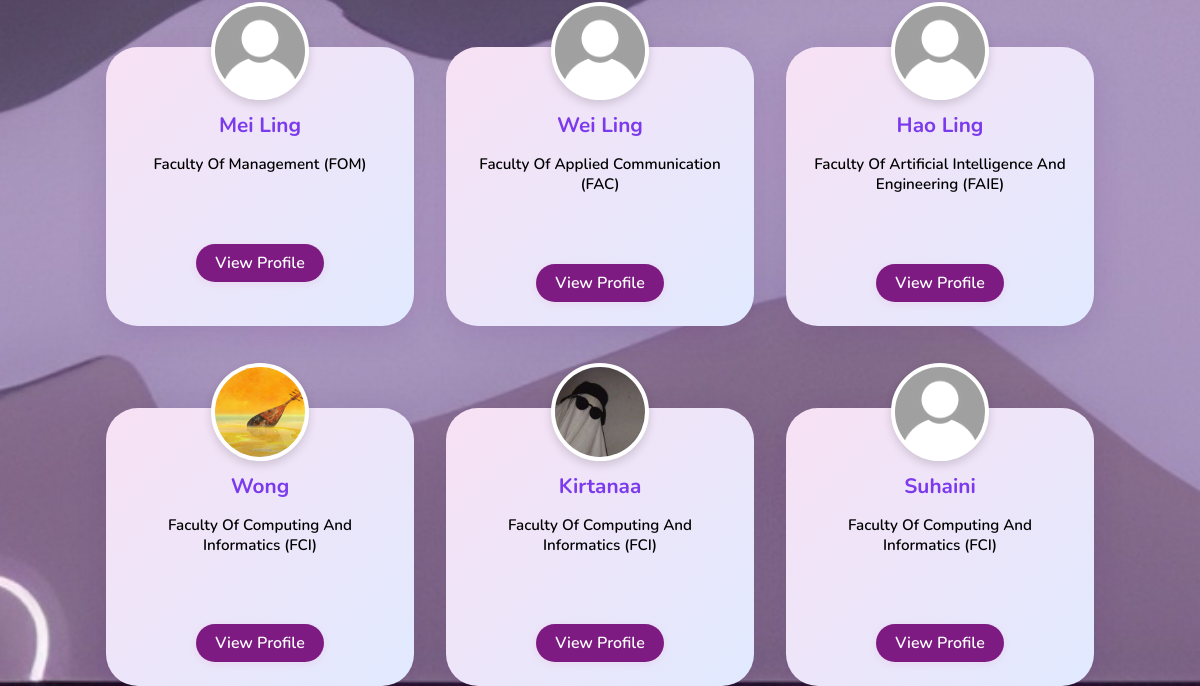
/search_users (lower part), run on an earlier commit of the app's database.
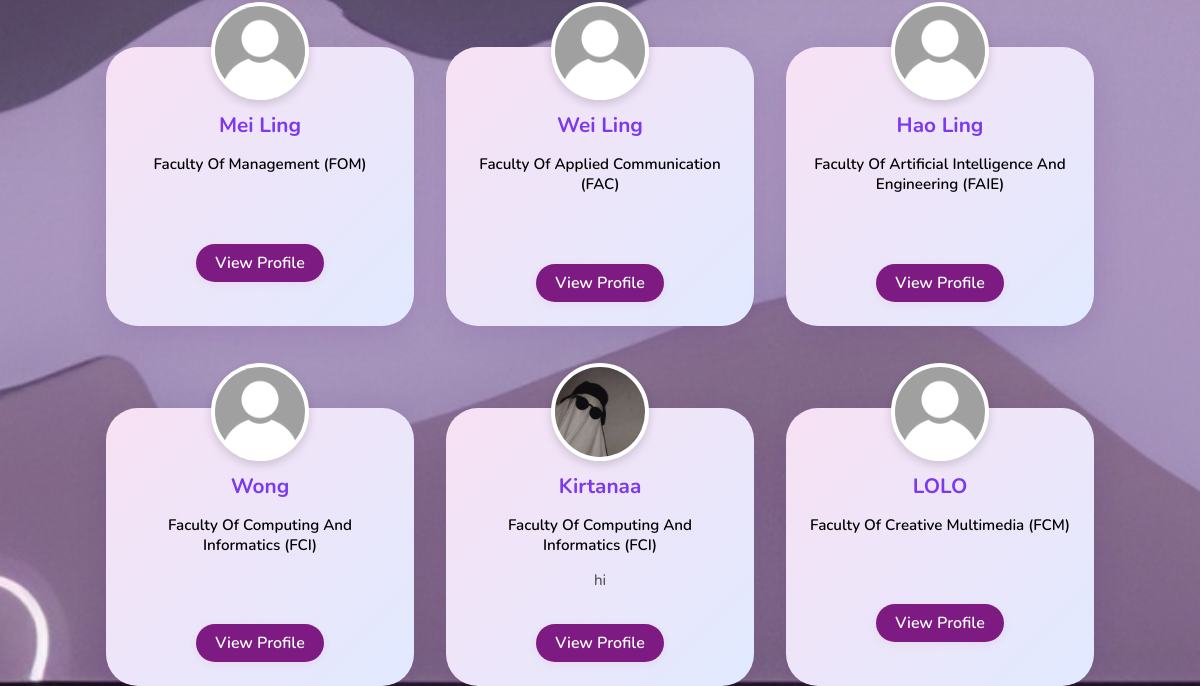
And on a later commit of the database.
### app.py (models this page shows)
class User(db.Model):
    id = db.Column(db.Integer, primary_key=True)
    username = db.Column(db.String(100), unique=True, nullable=False)
    password = db.Column(db.String(300), nullable=False)
    faculty = db.Column(db.String(100), nullable=False)
    student_id = db.Column(db.String(100), unique=True, nullable=False)
    user_email = db.Column(db.String(100), unique=True, nullable=False)
    mmu_email = db.Column(db.String(100), unique=True, nullable=True)
    bio = db.Column(db.Text, nullable=True)
    avatar = db.Column(db.String(300), nullable=True)
    background = db.Column(db.String(300), nullable=True)
    preferred_subjects = db.Column(db.String(100), nullable=True)
    verified = db.Column(db.Boolean, default=False)
    status = db.Column(db.String(20), default='active')
    created_at = db.Column(db.DateTime, default=datetime.utcnow)
    admin = db.Column(db.Boolean, default=False)
    mmu_email_updated_at = db.Column(db.DateTime, nullable=True)

### app.py (the view)
@app.route("/search_users")
def search_users():
    faculty = request.args.get("faculty", "").strip()
    subject = request.args.get("subject", "").strip()
    query = User.query
    if faculty:
        query = query.filter(User.faculty.ilike(faculty))
    if subject:
        query = query.filter(User.preferred_subjects.ilike(f"%{subject}%"))
    users = query.all()
    return render_template(
        "search.html",
        users=users,
        faculty=faculty,
        subject=subject
    )

### templates/search.html (shortened to what this page needs)
<!DOCTYPE html>
<html>
<head>
    <link rel="stylesheet" href="{{ url_for('static', filename='Style.css') }}">
</head>
<body>
    {% if users %}
        <div class="profile-card-container">
          {% for user in users %}
            <div class="profile-card">
              <img src="{{ url_for('static', filename=user.avatar or 'img/default_avatar.jpg') }}" alt="Avatar" class="search-avatar">
              <h3>{{ user.username }}</h3>
              <p class="faculty">{{ user.faculty }}</p>
              <p class="bio">{{ user.bio or '' }}</p>
              <a href="{{ url_for('display_profile', user_id=user.id) }}" class="view-profile-btn">View Profile</a>
            </div>
          {% else %}
            <p>No users found.</p>
          {% endfor %}
        </div>
    {% else %}
        <p class="no-results">No users found for your search.</p>
    {% endif %}
</body>
</html>

### static/Style.css (style rules this page uses)
body { font-family: 'Nunito', sans-serif; color: #ffffff; background: #f4f6f8; background-image: url("img/home background.jpg"); background-size: cover; background-repeat: no-repeat; background-position: center center; min-height: 100vh; margin: 0; padding: 0; }
html, body, * { cursor: url("img/cursor.png") 0 0, auto !important; }
a, button, input, select, textarea { cursor: url("img/cursor.png") 0 0, auto !important; }
body { margin: 0; font-family: 'Nunito', sans-serif; }
.profile-card-container { display: flex; flex-wrap: wrap; gap: 2rem; justify-content: center; margin-top: 2rem; }
.profile-card { background: linear-gradient(135deg, #f8e1f4 0%, #e1eaff 100%); border-radius: 2rem; box-shadow: 0 8px 32px rgba(80, 0, 120, 0.12); padding: 3.5rem 1.5rem 1.5rem 1.5rem; width: 260px; text-align: center; transition: transform 0.18s, box-shadow 0.18s; position: relative; margin-top: 50px; }
.search-avatar { position: absolute; top: -45px; left: 50%; transform: translateX(-50%); width: 90px; height: 90px; border-radius: 50%; object-fit: cover; border: 4px solid #fff; box-shadow: 0 4px 10px rgba(0,0,0,0.15); background: #fff; padding: 0; margin-bottom: 0; z-index: 2; }
.profile-card h3 { margin: 0.5rem 0 0.2rem 0; font-size: 1.3rem; color: #7c3aed; font-weight: 700; }
.profile-card .faculty { font-size: 0.95rem; color: #000000; font-weight: 600; margin-bottom: 0.5rem; }
.profile-card .bio { font-size: 0.95rem; color: #444; margin-bottom: 1rem; min-height: 2.5em; }
.view-profile-btn { display: inline-block; padding: 0.5rem 1.2rem; background: hsl(297, 66%, 31%); color: #fff; border-radius: 1.2rem; text-decoration: none; font-weight: 600; transition: background 0.18s; box-shadow: 0 2px 8px rgba(215, 38, 96, 0.08); }

What changed in the data, as far as the page shows it:
removed User: username "Suhaini", faculty "Faculty Of Computing And Informatics (FCI)"
changed User "Wong": avatar: picture removed, a placeholder shows
changed User "Kirtanaa": bio (not shown) → "hi"
added User: username "LOLO", faculty "Faculty Of Creative Multimedia (FCM)"
